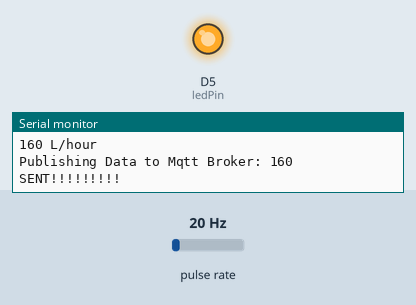
Simulated run of this sketch. Board: ESP8266 (NodeMCU). On the bench: output pins drawn as LEDs (lit = HIGH), the last lines printed to the serial monitor. Wiring (inferred from the names in the program): pulse sensor: data D3. Inputs (shaded band) come from the test bench; at power-on: pulse rate 20 Hz. WiFi joins after 1.5 s; servers stay silent unless stated; random numbers use the default seed unless the sketch sets one; no MQTT or app messages arrive unless stated.

Above: at 2.7 s.
2.8 s: pulse rate set to 8 Hz
5.8 s: pulse rate set to 5 Hz
At 7.0 s:
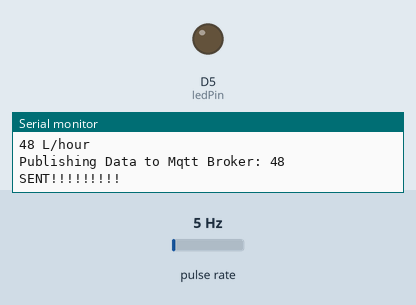
Timing chart, 0 to 8.8 s (numbered marks = the images above; inputs shaded):
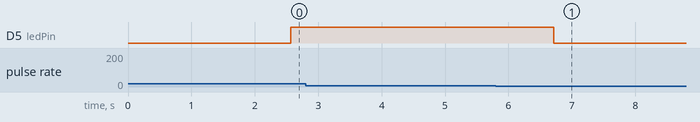

The sketch:

arduino_uno_flow_sensor_a.ino
```cpp
#include<ESP8266WiFi.h>
#include<PubSubClient.h>
const char* mqtt_server = "broker.mqttdashboard.com";
WiFiClient espclient;
PubSubClient client(espclient);
const char* ssid = "Esperance";
const char* password = "Esperance2";
volatile int FlowPulse; //measuring the rising edges of the signal;
 int Calc;
int flowsensor = D3;    //The pin-2 location of the sensor Always use this pin as we are using interrupt 0
int ledPin= D5;
void callback(char* topic, byte* payload, unsigned int length)
{
} //end callback
void reconnect() {
  while (!client.connected())
  {
    Serial.print("Attempting MQTT connection...");
    // Create a random client ID
    String clientId = "ESP8266Client-";
    clientId += String(random(0xffff), HEX);
    if (client.connect(clientId.c_str()))
    {
      Serial.println("connected");
      client.publish("eric/sensor/data","Flow Sensor Readings:");
    } else {
      Serial.print("failed, rc=");
      Serial.print(client.state());
      Serial.println(" try again in 5 seconds");
      delay(6000);
    }
  }
} //end reconnect()
void setup_wifi(){
   WiFi.begin(ssid, password);
    while (WiFi.status() != WL_CONNECTED)
    {
      delay(500);
      Serial.print(".");
    }
  randomSeed(micros());
  Serial.println("WiFi connected");
  Serial.println("IP address: ");
  Serial.println(WiFi.localIP());
client.setServer(mqtt_server, 1883);
}
void rpm ()     //This is the function that the interupt calls
{
  FlowPulse++;  //This function measures the rising and falling edge of the hall effect sensors signal
}
void setup() {
  pinMode(ledPin,OUTPUT);
   pinMode(flowsensor, INPUT); //initializes digital pin 2 as an input
   Serial.begin(9600);         //This is the setup function where the serial port is initialised,
   attachInterrupt(0,rpm, RISING); //and the interrupt is attached on Pin 2 (INT 0)
   setup_wifi();
   reconnect();
client.setServer(mqtt_server, 1883);
}

void loop() {
  if (!client.connected()) {
  reconnect();
  }
  client.loop();
  client.setCallback(callback);
  client.loop();

 FlowPulse = 0;      //Set NbTops to 0 ready for calculations
 sei();            //Enables interrupts
 delay (1000);      //Wait 1 second
 cli();            //Disable interrupts
 Calc = (FlowPulse * 60 / 7.5); //(Pulse frequency x 60) / 7.5Q, = flow rate in L/hour
 if(Calc>50 & Calc<300)
 {
  digitalWrite(ledPin,HIGH);
 Serial.println("there is sufficient flow in the pipe");
 }
 else
 {
 digitalWrite(ledPin,LOW);
 Serial.println("leakage is detected");
 }
 Serial.print (Calc, DEC); //Prints the number calculated above
 Serial.println (" L/hour"); //Prints "L/hour"
 Serial.print("Publishing Data to Mqtt Broker: ");
 char str[16];
 itoa( Calc,str,10);
 Serial.println(str);
 client.publish("eric/sensor/data",str);
 client.publish("water flow data",str);
 Serial.println("SENT!!!!!!!!!");
 }
```

Measured:
- the behaviour switches between 7 and 6 Hz on pulse rate (found by bisection; images 0 and 1)
- after the input at 5.8 s, D5 (ledPin): HIGH → LOW after 0.92 s
